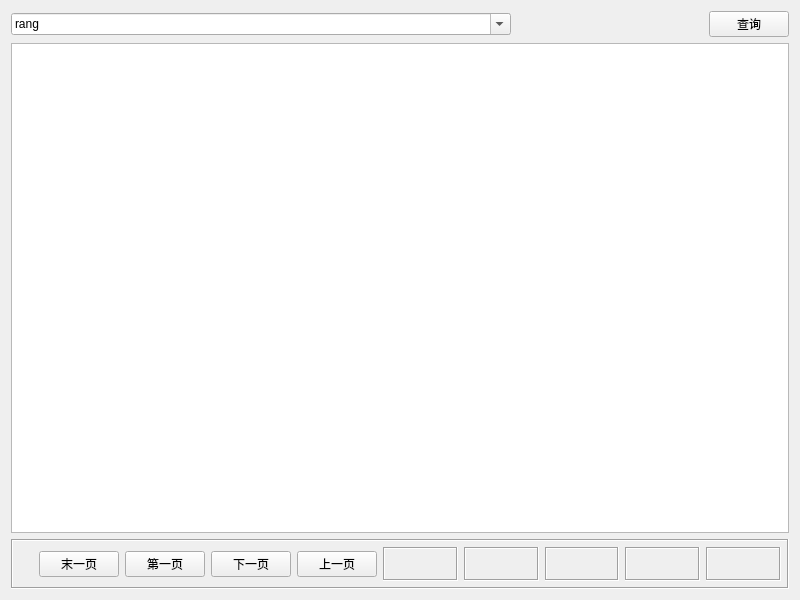
<?xml version="1.0" encoding="UTF-8"?>
<ui version="4.0">
 <class>frmDbPage</class>
 <widget class="QWidget" name="frmDbPage">
  <property name="geometry">
   <rect>
    <x>0</x>
    <y>0</y>
    <width>800</width>
    <height>600</height>
   </rect>
  </property>
  <property name="windowTitle">
   <string>数据查询</string>
  </property>
  <layout class="QVBoxLayout" name="verticalLayout">
   <item>
    <layout class="QHBoxLayout" name="horizontalLayout">
     <item>
      <widget class="DateTimeEdit" name="comboBox">
       <property name="minimumSize">
        <size>
         <width>500</width>
         <height>0</height>
        </size>
       </property>
       <property name="editable">
        <bool>true</bool>
       </property>
       <item>
        <property name="text">
         <string>rang</string>
        </property>
       </item>
      </widget>
     </item>
     <item>
      <spacer name="horizontalSpacer">
       <property name="orientation">
        <enum>Qt::Horizontal</enum>
       </property>
       <property name="sizeHint" stdset="0">
        <size>
         <width>1</width>
         <height>20</height>
        </size>
       </property>
      </spacer>
     </item>
     <item>
      <widget class="QPushButton" name="btnSelect">
       <property name="minimumSize">
        <size>
         <width>80</width>
         <height>0</height>
        </size>
       </property>
       <property name="styleSheet">
        <string notr="true">border-color: rgb(255, 255, 255);</string>
       </property>
       <property name="text">
        <string>查询</string>
       </property>
      </widget>
     </item>
    </layout>
   </item>
   <item>
    <widget class="QSplitter" name="splitter">
     <property name="orientation">
      <enum>Qt::Vertical</enum>
     </property>
     <property name="opaqueResize">
      <bool>false</bool>
     </property>
     <widget class="QTableView" name="tableMain">
      <property name="styleSheet">
       <string notr="true"/>
      </property>
     </widget>
    </widget>
   </item>
   <item>
    <widget class="QFrame" name="frameBottom">
     <property name="minimumSize">
      <size>
       <width>190</width>
       <height>0</height>
      </size>
     </property>
     <property name="maximumSize">
      <size>
       <width>10000</width>
       <height>50</height>
      </size>
     </property>
     <property name="frameShape">
      <enum>QFrame::Box</enum>
     </property>
     <property name="frameShadow">
      <enum>QFrame::Sunken</enum>
     </property>
     <layout class="QHBoxLayout" name="horizontalLayout_3">
      <property name="leftMargin">
       <number>6</number>
      </property>
      <property name="topMargin">
       <number>6</number>
      </property>
      <property name="rightMargin">
       <number>6</number>
      </property>
      <property name="bottomMargin">
       <number>6</number>
      </property>
      <item>
       <spacer name="verticalSpacer">
        <property name="orientation">
         <enum>Qt::Vertical</enum>
        </property>
        <property name="sizeHint" stdset="0">
         <size>
          <width>20</width>
          <height>9</height>
         </size>
        </property>
       </spacer>
      </item>
      <item>
       <widget class="QPushButton" name="btnLast">
        <property name="minimumSize">
         <size>
          <width>50</width>
          <height>0</height>
         </size>
        </property>
        <property name="text">
         <string>末一页</string>
        </property>
        <property name="iconSize">
         <size>
          <width>18</width>
          <height>18</height>
         </size>
        </property>
       </widget>
      </item>
      <item>
       <widget class="QPushButton" name="btnFirst">
        <property name="minimumSize">
         <size>
          <width>50</width>
          <height>0</height>
         </size>
        </property>
        <property name="text">
         <string>第一页</string>
        </property>
        <property name="iconSize">
         <size>
          <width>18</width>
          <height>18</height>
         </size>
        </property>
       </widget>
      </item>
      <item>
       <widget class="QPushButton" name="btnNext">
        <property name="minimumSize">
         <size>
          <width>50</width>
          <height>0</height>
         </size>
        </property>
        <property name="text">
         <string>下一页</string>
        </property>
        <property name="iconSize">
         <size>
          <width>18</width>
          <height>18</height>
         </size>
        </property>
       </widget>
      </item>
      <item>
       <widget class="QPushButton" name="btnPreVious">
        <property name="minimumSize">
         <size>
          <width>50</width>
          <height>0</height>
         </size>
        </property>
        <property name="text">
         <string>上一页</string>
        </property>
        <property name="iconSize">
         <size>
          <width>18</width>
          <height>18</height>
         </size>
        </property>
       </widget>
      </item>
      <item>
       <widget class="QLabel" name="labRecordsTotal">
        <property name="minimumSize">
         <size>
          <width>0</width>
          <height>9</height>
         </size>
        </property>
        <property name="frameShape">
         <enum>QFrame::Box</enum>
        </property>
        <property name="frameShadow">
         <enum>QFrame::Sunken</enum>
        </property>
        <property name="text">
         <string/>
        </property>
        <property name="alignment">
         <set>Qt::AlignCenter</set>
        </property>
       </widget>
      </item>
      <item>
       <widget class="QLabel" name="labRecordsPerpage">
        <property name="minimumSize">
         <size>
          <width>0</width>
          <height>9</height>
         </size>
        </property>
        <property name="frameShape">
         <enum>QFrame::Box</enum>
        </property>
        <property name="frameShadow">
         <enum>QFrame::Sunken</enum>
        </property>
        <property name="text">
         <string/>
        </property>
        <property name="alignment">
         <set>Qt::AlignCenter</set>
        </property>
       </widget>
      </item>
      <item>
       <widget class="QLabel" name="labPageCurrent">
        <property name="minimumSize">
         <size>
          <width>0</width>
          <height>9</height>
         </size>
        </property>
        <property name="frameShape">
         <enum>QFrame::Box</enum>
        </property>
        <property name="frameShadow">
         <enum>QFrame::Sunken</enum>
        </property>
        <property name="text">
         <string/>
        </property>
        <property name="alignment">
         <set>Qt::AlignCenter</set>
        </property>
       </widget>
      </item>
      <item>
       <widget class="QLabel" name="labPageTotal">
        <property name="minimumSize">
         <size>
          <width>0</width>
          <height>10</height>
         </size>
        </property>
        <property name="frameShape">
         <enum>QFrame::Box</enum>
        </property>
        <property name="frameShadow">
         <enum>QFrame::Sunken</enum>
        </property>
        <property name="text">
         <string/>
        </property>
        <property name="alignment">
         <set>Qt::AlignCenter</set>
        </property>
       </widget>
      </item>
      <item>
       <widget class="QLabel" name="labSelectTime">
        <property name="minimumSize">
         <size>
          <width>0</width>
          <height>9</height>
         </size>
        </property>
        <property name="frameShape">
         <enum>QFrame::Box</enum>
        </property>
        <property name="frameShadow">
         <enum>QFrame::Sunken</enum>
        </property>
        <property name="text">
         <string/>
        </property>
        <property name="alignment">
         <set>Qt::AlignCenter</set>
        </property>
       </widget>
      </item>
     </layout>
    </widget>
   </item>
  </layout>
 </widget>
 <customwidgets>
  <customwidget>
   <class>DateTimeEdit</class>
   <extends>QComboBox</extends>
   <header>date_time_edit.h</header>
  </customwidget>
 </customwidgets>
 <resources/>
 <connections/>
</ui>
